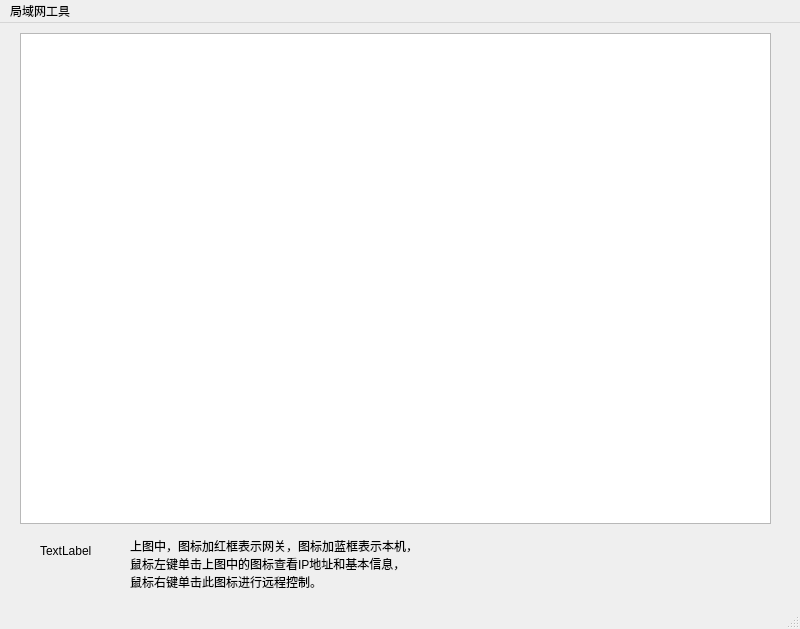
<?xml version="1.0" encoding="UTF-8"?>
<ui version="4.0">
 <class>MainWindow</class>
 <widget class="QMainWindow" name="MainWindow">
  <property name="geometry">
   <rect>
    <x>0</x>
    <y>0</y>
    <width>800</width>
    <height>629</height>
   </rect>
  </property>
  <property name="windowTitle">
   <string>主机列表</string>
  </property>
  <widget class="QWidget" name="centralwidget">
   <widget class="QLabel" name="label_1">
    <property name="geometry">
     <rect>
      <x>40</x>
      <y>520</y>
      <width>71</width>
      <height>16</height>
     </rect>
    </property>
    <property name="text">
     <string>TextLabel</string>
    </property>
   </widget>
   <widget class="QTableWidget" name="tableWidget">
    <property name="geometry">
     <rect>
      <x>20</x>
      <y>10</y>
      <width>751</width>
      <height>491</height>
     </rect>
    </property>
   </widget>
   <widget class="QLabel" name="label">
    <property name="geometry">
     <rect>
      <x>130</x>
      <y>500</y>
      <width>631</width>
      <height>81</height>
     </rect>
    </property>
    <property name="text">
     <string>上图中，图标加红框表示网关，图标加蓝框表示本机，
鼠标左键单击上图中的图标查看IP地址和基本信息，
鼠标右键单击此图标进行远程控制。</string>
    </property>
   </widget>
  </widget>
  <widget class="QMenuBar" name="menubar">
   <property name="geometry">
    <rect>
     <x>0</x>
     <y>0</y>
     <width>800</width>
     <height>22</height>
    </rect>
   </property>
   <widget class="QMenu" name="menu">
    <property name="title">
     <string>局域网工具</string>
    </property>
    <addaction name="action_refresh_alive"/>
    <addaction name="separator"/>
    <addaction name="action_quit"/>
   </widget>
   <addaction name="menu"/>
  </widget>
  <widget class="QStatusBar" name="statusbar"/>
  <action name="action_refresh_alive">
   <property name="text">
    <string>刷新局域网存活主机...(&amp;S)</string>
   </property>
   <property name="shortcut">
    <string>Ctrl+S</string>
   </property>
  </action>
  <action name="action_quit">
   <property name="text">
    <string>退出(&amp;Q)</string>
   </property>
  </action>
 </widget>
 <resources/>
 <connections/>
</ui>
